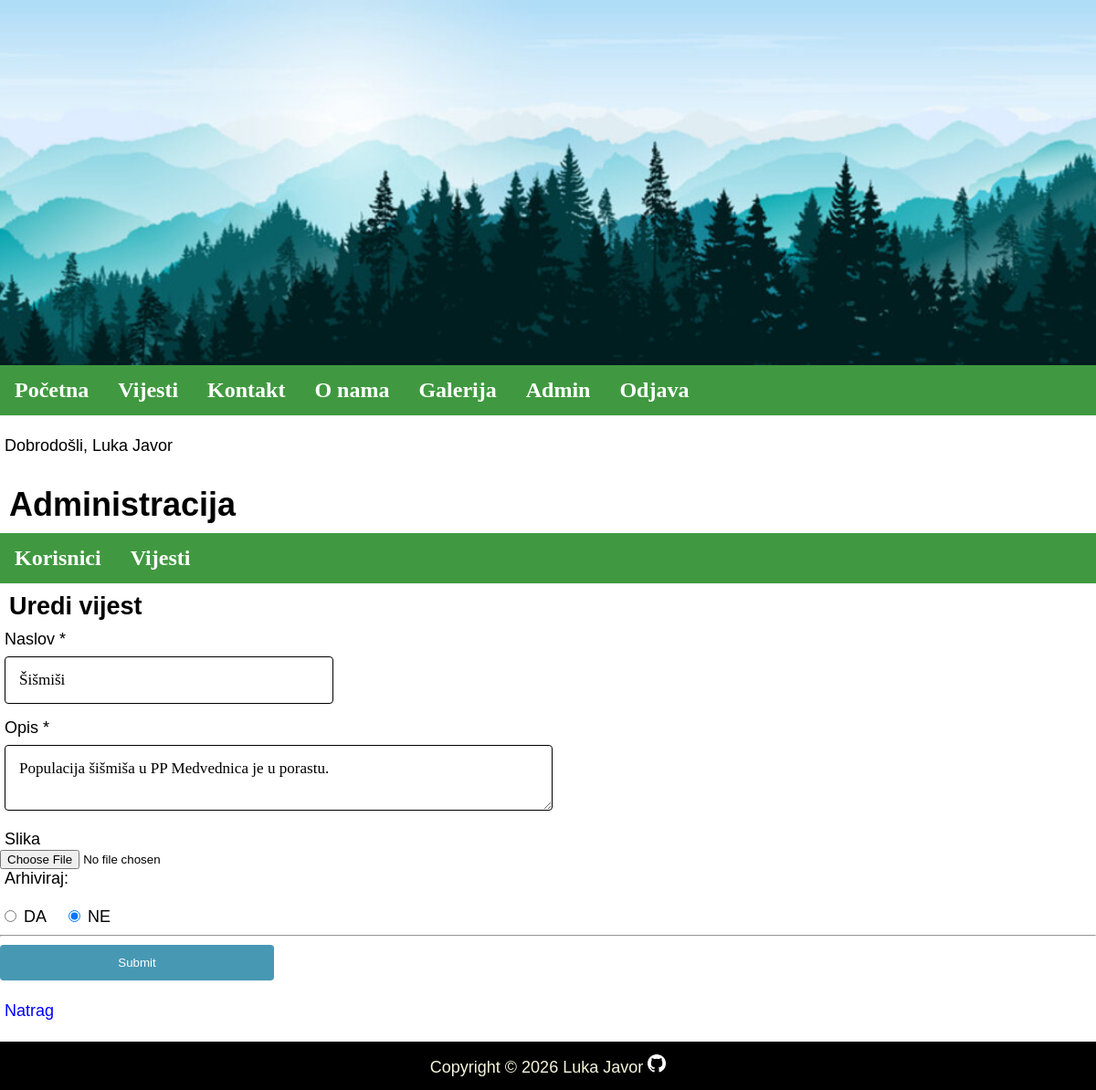
Page /index.php?menu=7&action=2&edit=1 (signed in) on the committed database.
### tables this page shows
CREATE TABLE `news` (
  `id` int(11) NOT NULL,
  `title` varchar(255) NOT NULL,
  `description` text NOT NULL,
  `date` timestamp NOT NULL DEFAULT current_timestamp() ON UPDATE current_timestamp(),
  `picture` varchar(255) NOT NULL,
  `archive` enum('Y','N') NOT NULL
);

### admin/news.php (the view, shortened to what this page needs)
<?php
	if (isset($_GET['id']) && $_GET['id'] != '') {
		$query  = "SELECT * FROM news";
		$query .= " WHERE id=".$_GET['id'];
		$query .= " ORDER BY date DESC";
		$result = @mysqli_query($MySQL, $query);
		$row = @mysqli_fetch_array($result);
		print '
		<h2>Pregled vijesti</h2>
		<div class="vijest">
			<img src="news/' . $row['picture'] . '" alt="' . $row['title'] . '" title="' . $row['title'] . '">
			<h2>' . $row['title'] . '</h2>
			' . $row['description'] . '
			<time datetime="' . $row['date'] . '">' . pickerDateToMysql($row['date']) . '</time>
			<hr>
		</div>
		<p><a href="index.php?menu='.$menu.'&amp;action='.$action.'">Natrag</a></p>';
	}
	else if (isset($_GET['edit']) && $_GET['edit'] != '') {
		$query  = "SELECT * FROM news";
		$query .= " WHERE id=".$_GET['edit'];
		$result = @mysqli_query($MySQL, $query);
		$row = @mysqli_fetch_array($result);
		$checked_archive = false;
		print '
		<h2>Uredi vijest</h2>
		<form action="" id="news_form_edit" name="news_form_edit" method="POST" enctype="multipart/form-data">
			<input type="hidden" id="_action_" name="_action_" value="edit_news">
			<input type="hidden" id="edit" name="edit" value="' . $row['id'] . '">
			<label for="title">Naslov *</label>
			<input type="text" id="title" name="title" value="' . $row['title'] . '" placeholder="Naslov.." required>
			<label for="description">Opis *</label>
			<textarea id="description" name="description" placeholder="Opis.." required>' . $row['description'] . '</textarea>
			<label for="picture">Slika</label>
			<input type="file" id="picture" name="picture">
			<label for="archive">Arhiviraj:</label><br />
            <input type="radio" name="archive" value="Y"'; if($row['archive'] == 'Y') { echo ' checked="checked"'; $checked_archive = true; } echo ' /> DA &nbsp;&nbsp;
			<input type="radio" name="archive" value="N"'; if($checked_archive == false) { echo ' checked="checked"'; } echo ' /> NE
			<hr>
			<input type="submit" value="Submit">
		</form>
		<p><a href="index.php?menu='.$menu.'&amp;action='.$action.'">Natrag</a></p>';
	}
?>

### stilovi.css (style rules this page uses)
body { text-align: left; font-size: 18px; font-family: Verdana, Geneva, Tahoma, sans-serif; margin: 0; }
h2 { padding: 10px; margin: 0; }
main a { color: blue; text-decoration: none; }
p { padding: 5px; }
label { display: block; margin-left: 5px; }
input[type=text], input[type=email], select { width: 30%; padding: 15px; border: 1px solid black; border-radius: 4px; box-sizing: border-box; margin-top: 8px; margin-bottom: 16px; margin-left: 5px; font-family: 'Calibri'; font-size: 95%; }
textarea { width: 50%; padding: 15px; border: 1px solid black; border-radius: 4px; box-sizing: border-box; margin-top: 8px; margin-bottom: 16px; margin-left: 5px; font-family: 'Calibri'; font-size: 95%; }
input[type=submit] { display: block; background-color: rgb(71, 152, 179); color: white; padding: 12px 20px; border: none; border-radius: 4px; cursor: pointer; width: 25%; }
hr { clear: both; }

### rows in the picture
news: title "Šišmiši", description "Populacija šišmiša u PP Medvednica je u porastu."

### other values in the picture
$_SESSION['message'] "Dobrodošli, Luka Javor"
